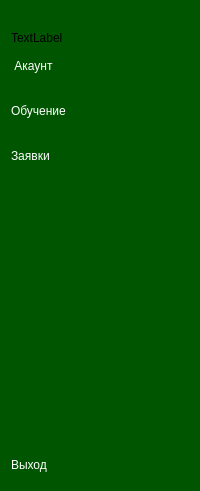
     <widget class="QWidget" name="widget_5" native="true">
      <property name="styleSheet">
       <string notr="true">QWidget{
background-color: rgb(0, 85, 0);
border-top-right-radius:20px;
}

QPushButton{
color: white;
text-align:left;
height: 30px;
border:none;
border-radius: 10px;
border-bottom-radius: 10px;

}
QPushButton:checked{
color: rgb(0, 85, 0);
background-color: white;

}</string>
      </property>
      <layout class="QVBoxLayout" name="verticalLayout_5">
       <item>
        <layout class="QVBoxLayout" name="verticalLayout_3">
         <item>
          <widget class="QLabel" name="label_5">
           <property name="maximumSize">
            <size>
             <width>55</width>
             <height>55</height>
            </size>
           </property>
           <property name="text">
            <string/>
           </property>
           <property name="pixmap">
            <pixmap resource="resourses.qrc">:/res/kisspng-user-profile-2018-in-sight-user-conference-expo-5b554c0968c377.0307553315323166814291-fotor-bg-remover-20241102121640.png</pixmap>
           </property>
           <property name="scaledContents">
            <bool>true</bool>
           </property>
          </widget>
         </item>
         <item>
          <widget class="QLabel" name="label_4">
           <property name="text">
            <string>TextLabel</string>
           </property>
          </widget>
         </item>
        </layout>
       </item>
       <item>
        <layout class="QVBoxLayout" name="verticalLayout_2">
         <property name="spacing">
          <number>15</number>
         </property>
         <item>
          <widget class="QPushButton" name="pushButton_acc2_us">
           <property name="text">
            <string> Акаунт</string>
           </property>
           <property name="icon">
            <iconset resource="resourses.qrc">
             <normaloff>:/res/add_24dp_FFFFFF_FILL0_wght400_GRAD0_opsz24.png</normaloff>
             <normalon>:/res/add_24dp_005500_FILL0_wght400_GRAD0_opsz24.png</normalon>:/res/add_24dp_FFFFFF_FILL0_wght400_GRAD0_opsz24.png</iconset>
           </property>
           <property name="checkable">
            <bool>true</bool>
           </property>
           <property name="autoExclusive">
            <bool>true</bool>
           </property>
          </widget>
         </item>
         <item>
          <widget class="QPushButton" name="pushButton_education2_us">
           <property name="text">
            <string>Обучение</string>
           </property>
           <property name="icon">
            <iconset resource="resourses.qrc">
             <normaloff>:/res/school_24dp_FFFFFF_FILL0_wght400_GRAD0_opsz24.png</normaloff>
             <normalon>:/res/school_24dp_005500_FILL0_wght400_GRAD0_opsz24.png</normalon>:/res/school_24dp_FFFFFF_FILL0_wght400_GRAD0_opsz24.png</iconset>
           </property>
           <property name="checkable">
            <bool>true</bool>
           </property>
           <property name="autoExclusive">
            <bool>true</bool>
           </property>
          </widget>
         </item>
         <item>
          <widget class="QPushButton" name="pushButton_order2_2">
           <property name="text">
            <string>Заявки</string>
           </property>
           <property name="icon">
            <iconset resource="resourses.qrc">
             <normaloff>:/res/summarize_24dp_FFFFFF_FILL0_wght400_GRAD0_opsz24.png</normaloff>
             <normalon>:/res/summarize_24dp_005500_FILL0_wght400_GRAD0_opsz24.png</normalon>:/res/summarize_24dp_FFFFFF_FILL0_wght400_GRAD0_opsz24.png</iconset>
           </property>
           <property name="checkable">
            <bool>true</bool>
           </property>
           <property name="autoExclusive">
            <bool>true</bool>
           </property>
          </widget>
         </item>
        </layout>
       </item>
       <item>
        <spacer name="verticalSpacer_2">
         <property name="orientation">
          <enum>Qt::Vertical</enum>
         </property>
         <property name="sizeHint" stdset="0">
          <size>
           <width>20</width>
           <height>273</height>
          </size>
         </property>
        </spacer>
       </item>
       <item>
        <widget class="QPushButton" name="pushButton_12">
         <property name="styleSheet">
          <string notr="true"/>
         </property>
         <property name="text">
          <string>Выход</string>
         </property>
         <property name="icon">
          <iconset resource="resourses.qrc">
           <normaloff>:/res/logout_24dp_FFFFFF_FILL0_wght400_GRAD0_opsz24.png</normaloff>
           <normalon>:/res/logout_24dp_005500_FILL0_wght400_GRAD0_opsz24.png</normalon>:/res/logout_24dp_FFFFFF_FILL0_wght400_GRAD0_opsz24.png</iconset>
         </property>
         <property name="checkable">
          <bool>true</bool>
         </property>
         <property name="autoExclusive">
          <bool>true</bool>
         </property>
        </widget>
       </item>
      </layout>
     </widget>
